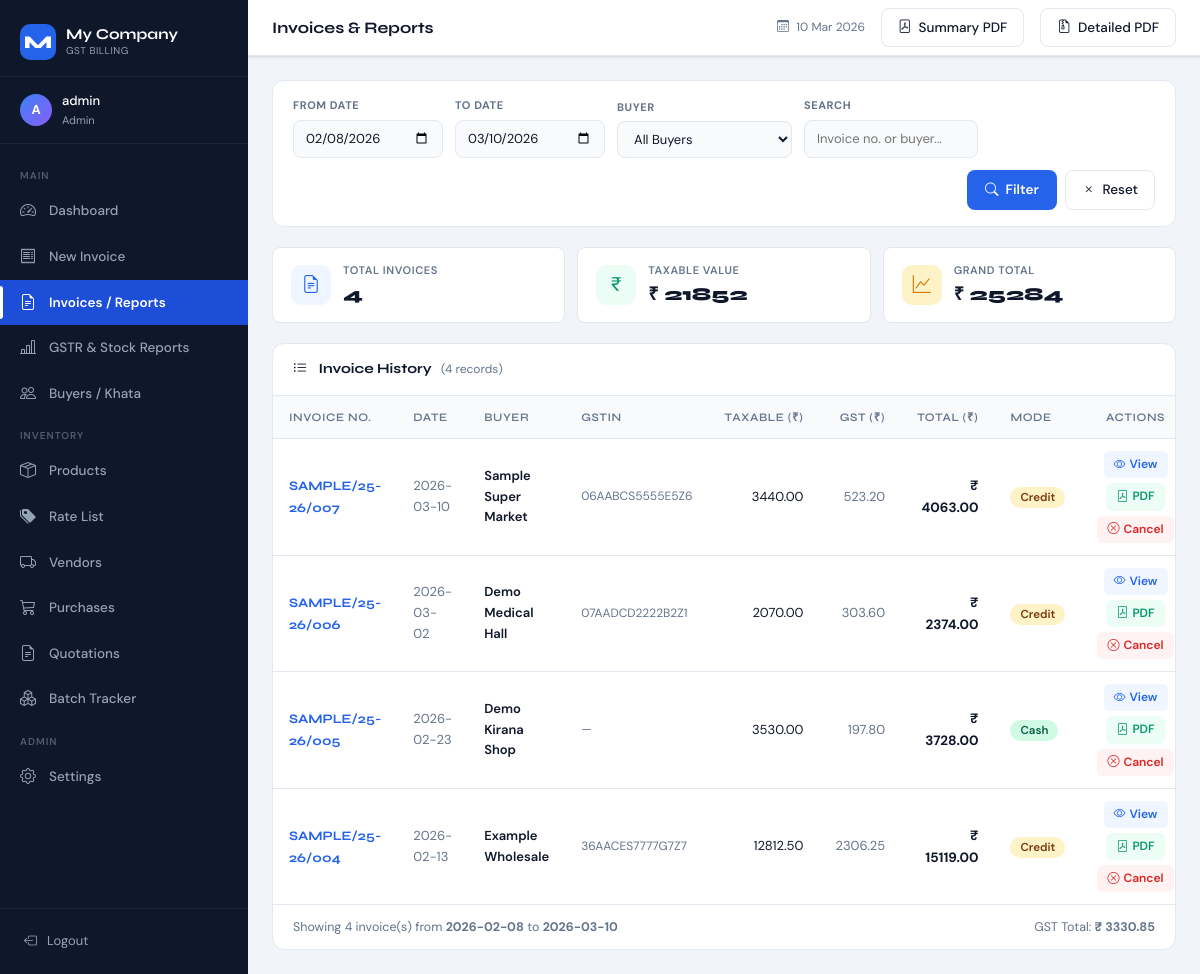
The page /invoices (signed in) on the database its author committed.
### tables this page shows
CREATE TABLE invoices (
    id               INTEGER PRIMARY KEY AUTOINCREMENT,
    invoice_no       TEXT UNIQUE NOT NULL,
    invoice_date     TEXT NOT NULL,
    buyer_id         INTEGER,
    payment_mode     TEXT,
    order_ref        TEXT,
    dispatch_info    TEXT,
    subtotal         REAL NOT NULL DEFAULT 0,
    total_discount   REAL NOT NULL DEFAULT 0,
    total_gst        REAL NOT NULL DEFAULT 0,
    taxable_value    REAL NOT NULL DEFAULT 0,
    total_cgst       REAL NOT NULL DEFAULT 0,
    total_sgst       REAL NOT NULL DEFAULT 0,
    total_igst       REAL NOT NULL DEFAULT 0,
    freight          REAL DEFAULT 0,
    round_off        REAL DEFAULT 0,
    grand_total      REAL NOT NULL DEFAULT 0,
    paid_amount      REAL DEFAULT 0,
    previous_balance REAL DEFAULT 0,
    FOREIGN KEY (buyer_id) REFERENCES buyers(id)
);

CREATE TABLE buyers (
    id              INTEGER PRIMARY KEY AUTOINCREMENT,
    name            TEXT NOT NULL UNIQUE,
    gstin           TEXT,
    address TEXT,
    phone   TEXT,
    email   TEXT,
    state   TEXT,
    opening_balance REAL DEFAULT 0
);

### app.py (the view)
@app.route('/invoices')
@login_required
def invoices():
    start = request.args.get('start', (datetime.now() - timedelta(days=30)).strftime('%Y-%m-%d'))
    end   = request.args.get('end',   datetime.now().strftime('%Y-%m-%d'))
    buyer_id   = request.args.get('buyer_id', None, type=int)
    search_txt = request.args.get('search', '')
    inv_list   = db.get_invoices_by_filter(start, end, buyer_id, search_txt)
    buyers     = db.get_all('buyers')
    total_taxable = sum(i['taxable_value'] for i in inv_list if '[CANCELLED]' not in str(i['invoice_no']))
    total_gst     = sum(i['total_gst']     for i in inv_list if '[CANCELLED]' not in str(i['invoice_no']))
    total_grand   = sum(i['grand_total']   for i in inv_list if '[CANCELLED]' not in str(i['invoice_no']))
    return mrender('invoices.html',
        invoices      = inv_list,
        buyers        = buyers,
        start         = start,
        end           = end,
        buyer_id      = buyer_id,
        search        = search_txt,
        total_taxable = total_taxable,
        total_gst     = total_gst,
        total_grand   = total_grand,
    )

### templates/invoices.html (shortened to what this page needs)
{% extends 'base.html' %}
{% block page_title %}Invoices & Reports{% endblock %}
{% block topbar_actions %}
<a href="{{ url_for('export_summary_pdf', start=start, end=end) }}"
   class="btn-outline-custom" target="_blank">
  <i class="bi bi-file-pdf"></i> Summary PDF
</a>
<a href="{{ url_for('export_detailed_pdf', start=start, end=end) }}"
   class="btn-outline-custom" target="_blank">
  <i class="bi bi-file-earmark-zip"></i> Detailed PDF
</a>
{% endblock %}
{% block content %}
<form method="GET" action="{{ url_for('invoices') }}" id="filterForm">
  <div class="filter-bar">
    <div class="filter-group">
      <label>From Date</label>
      <input type="date" name="start" value="{{ start }}" />
    </div>
    <div class="filter-group">
      <label>To Date</label>
      <input type="date" name="end" value="{{ end }}" />
    </div>
    <div class="filter-group">
      <label>Buyer</label>
      <select name="buyer_id">
        <option value="">All Buyers</option>
      </select>
    </div>
    <div class="filter-group">
      <label>Search</label>
      <input type="text" name="search" value="{{ search }}"
             placeholder="Invoice no. or buyer..." />
    </div>
    <div class="filter-actions">
      <button type="submit" class="btn-primary-custom">
        <i class="bi bi-search"></i> Filter
      </button>
      <a href="{{ url_for('invoices') }}" class="btn-outline-custom">
        <i class="bi bi-x"></i> Reset
      </a>
    </div>
  </div>
</form>
<div class="summary-strip">
  <div class="summary-strip-card">
    <div class="strip-icon" style="background:#eff6ff;color:#2563eb;">
      <i class="bi bi-file-earmark-text"></i>
    </div>
    <div>
      <div class="strip-label">Total Invoices</div>
      {% set ns = namespace(active=0) %}
      {% for inv in invoices %}{% if 'CANCELLED' not in inv.invoice_no %}{% set ns.active = ns.active + 1 %}{% endif %}{% endfor %}
      <div class="strip-val">{{ ns.active }}</div>
    </div>
  </div>
  <div class="summary-strip-card">
    <div class="strip-icon" style="background:#ecfdf5;color:#059669;">
      <i class="bi bi-currency-rupee"></i>
    </div>
    <div>
      <div class="strip-label">Taxable Value</div>
      <div class="strip-val">₹ {{ "%.0f" | format(total_taxable) }}</div>
    </div>
  </div>
  <div class="summary-strip-card">
    <div class="strip-icon" style="background:#fef3c7;color:#d97706;">
      <i class="bi bi-graph-up"></i>
    </div>
    <div>
      <div class="strip-label">Grand Total</div>
      <div class="strip-val">₹ {{ "%.0f" | format(total_grand) }}</div>
    </div>
  </div>
</div>
<div class="inv-table-wrap">
  <div class="table-toolbar">
    <span class="table-toolbar-title">
      <i class="bi bi-list-ul me-2"></i>
      Invoice History
      <span style="font-size:12px;color:var(--text-muted);font-family:var(--font-body);font-weight:400;margin-left:6px;">
        ({{ invoices | length }} records)
      </span>
    </span>
  </div>
  {% if invoices %}
  <div style="overflow-x:auto;">
    <table class="table-custom" id="invTable">
      <thead>
        <tr>
          <th>Invoice No.</th>
          <th>Date</th>
          <th>Buyer</th>
          <th>GSTIN</th>
          <th style="text-align:right;">Taxable (₹)</th>
          <th style="text-align:right;">GST (₹)</th>
          <th style="text-align:right;">Total (₹)</th>
          <th>Mode</th>
          <th style="text-align:center;">Actions</th>
        </tr>
      </thead>
      <tbody>
        {% for inv in invoices %}
        {% set is_cancelled = 'CANCELLED' in inv.invoice_no %}
        <tr class="{{ 'cancelled-row' if is_cancelled else '' }}">
          <td>
            <span style="font-family:var(--font-head);font-size:13px;font-weight:700;color:var(--accent);">
              {{ inv.invoice_no }}
            </span>
          </td>
          <td style="color:var(--text-muted);font-size:13px;">
            {{ inv.invoice_date }}
          </td>
          <td>
            <div style="font-weight:600;font-size:13px;">{{ inv.buyer_name }}</div>
          </td>
          <td style="font-size:12px;color:var(--text-muted);">
            {{ inv.buyer_gstin or '—' }}
          </td>
          <td style="text-align:right;font-size:13px;">
            {{ "%.2f" | format(inv.taxable_value) }}
          </td>
          <td style="text-align:right;font-size:13px;color:var(--text-muted);">
            {{ "%.2f" | format(inv.total_gst) }}
          </td>
          <td style="text-align:right;">
            <strong style="font-size:13.5px;">₹ {{ "%.2f" | format(inv.grand_total) }}</strong>
          </td>
          <td>
            <span class="badge-custom
              {% if inv.get('payment_mode','') == 'Credit' %}badge-warning
              {% elif inv.get('payment_mode','') == 'Cash' %}badge-success
              {% else %}badge-info{% endif %}">
              {{ inv.get('payment_mode','—') }}
            </span>
          </td>
          <td style="text-align:center;">
            <div style="display:flex;gap:5px;justify-content:center;flex-wrap:wrap;">
              <a href="{{ url_for('view_invoice', invoice_id=inv.id) }}"
                 class="action-btn action-btn-view">
                <i class="bi bi-eye"></i> View
              </a>
              {% if not is_cancelled %}
              <a href="{{ url_for('download_invoice_pdf', invoice_id=inv.id) }}"
                 class="action-btn action-btn-pdf" target="_blank">
                <i class="bi bi-file-pdf"></i> PDF
              </a>
              {% if user_role == 'Admin' %}
              <button class="action-btn action-btn-cancel"
                      onclick="confirmCancel({{ inv.id }}, '{{ inv.invoice_no }}')">
                <i class="bi bi-x-circle"></i> Cancel
              </button>
              {% endif %}
              {% endif %}
            </div>
          </td>
        </tr>
        {% endfor %}
      </tbody>
    </table>
  </div>
  <div class="pagination-bar">
    <span>Showing {{ invoices | length }} invoice(s) from <strong>{{ start }}</strong> to <strong>{{ end }}</strong></span>
    <span>GST Total: <strong>₹ {{ "%.2f" | format(total_gst) }}</strong></span>
  </div>
  {% endif %}
</div>
{% endblock %}

### templates/base.html (shortened to what this page needs)
<!DOCTYPE html>
<html lang="en">
<head>
  <link href="https://cdnjs.cloudflare.com/ajax/libs/bootstrap/5.3.2/css/bootstrap.min.css" rel="stylesheet" />
  <link href="https://cdnjs.cloudflare.com/ajax/libs/bootstrap-icons/1.11.3/font/bootstrap-icons.min.css" rel="stylesheet" />
</head>
<body>
  <nav id="sidebar">
    <div class="sidebar-logo d-flex align-items-center">
      <div class="logo-mark">{{ app_name[0]|upper if app_name else 'B' }}</div>
      <div>
        <div class="logo-text">{{ app_name if app_name else 'BillPro' }}</div>
        <div class="logo-sub">GST Billing</div>
      </div>
    </div>
    <div class="sidebar-user">
      <div class="avatar">{{ username[0]|upper if username else 'U' }}</div>
      <div>
        <div class="uname">{{ username }}</div>
        <div class="urole">{{ user_role }}</div>
      </div>
    </div>
    <ul class="sidebar-nav list-unstyled">
      <li class="nav-section-label">Main</li>
      <li class="nav-item">
        <a href="{{ url_for('dashboard') }}"
           class="nav-link-item {% if request.endpoint == 'dashboard' %}active{% endif %}">
          <i class="bi bi-speedometer2"></i>
          <span>Dashboard</span>
        </a>
      </li>
      <li class="nav-item">
        <a href="{{ url_for('billing') }}"
           class="nav-link-item {% if request.endpoint == 'billing' %}active{% endif %}">
          <i class="bi bi-receipt"></i>
          <span>New Invoice</span>
        </a>
      </li>
      <li class="nav-item">
        <a href="{{ url_for('invoices') }}"
           class="nav-link-item {% if request.endpoint in ['invoices','view_invoice'] %}active{% endif %}">
          <i class="bi bi-file-earmark-text"></i>
          <span>Invoices / Reports</span>
        </a>
      </li>
      <li class="nav-item">
        <a href="{{ url_for('reports') }}"
           class="nav-link-item {% if request.endpoint in ['reports','stock_report','gstr1_report','gstr3b_report'] %}active{% endif %}">
          <i class="bi bi-bar-chart-line"></i>
          <span>GSTR & Stock Reports</span>
        </a>
      </li>
      <li class="nav-item">
        <a href="{{ url_for('buyers') }}"
           class="nav-link-item {% if 'buyer' in request.endpoint %}active{% endif %}">
          <i class="bi bi-people"></i>
          <span>Buyers / Khata</span>
        </a>
      </li>
      {% if user_role == 'Admin' %}
      <li class="nav-section-label">Inventory</li>
      <li class="nav-item">
        <a href="{{ url_for('products') }}"
           class="nav-link-item {% if request.endpoint in ['products','add_product','edit_product','product_variations'] %}active{% endif %}">
          <i class="bi bi-box-seam"></i>
          <span>Products</span>
        </a>
      </li>
      <li class="nav-item">
        <a href="{{ url_for('product_rate_list') }}"
           class="nav-link-item {% if request.endpoint == 'product_rate_list' %}active{% endif %}">
          <i class="bi bi-tags-fill"></i>
          <span>Rate List</span>
        </a>
      </li>
      <li class="nav-item">
        <a href="{{ url_for('vendors') }}"
           class="nav-link-item {% if 'vendor' in request.endpoint %}active{% endif %}">
          <i class="bi bi-truck"></i>
          <span>Vendors</span>
        </a>
      </li>
      <li class="nav-item">
        <a href="{{ url_for('purchases') }}"
           class="nav-link-item {% if 'purchase' in request.endpoint %}active{% endif %}">
          <i class="bi bi-cart3"></i>
          <span>Purchases</span>
        </a>
      </li>
      <li class="nav-item">
        <a href="{{ url_for('proforma_list') }}"
           class="nav-link-item {% if 'proforma' in request.endpoint %}active{% endif %}">
          <i class="bi bi-file-earmark-text"></i>
          <span>Quotations</span>
        </a>
      </li>
      <li class="nav-item">
        <a href="{{ url_for('batch_list') }}"
           class="nav-link-item {% if request.endpoint in ['batch_list','batch_history'] %}active{% endif %}">
          <i class="bi bi-boxes"></i>
          <span>Batch Tracker</span>
        </a>
      </li>
      <li class="nav-section-label">Admin</li>
      <li class="nav-item">
        <a href="{{ url_for('settings') }}"
           class="nav-link-item {% if 'setting' in request.endpoint or 'user' in request.endpoint %}active{% endif %}">
          <i class="bi bi-gear"></i>
          <span>Settings</span>
        </a>
      </li>
      {% endif %}
    </ul>
    <div class="sidebar-bottom">
      <a href="{{ url_for('logout') }}">
        <i class="bi bi-box-arrow-left"></i>
        <span>Logout</span>
      </a>
    </div>
  </nav>
  <div id="main-wrapper">
    <div id="topbar">
      <span class="page-title">{% block page_title %}{% endblock %}</span>
      <span class="topbar-date">
        <i class="bi bi-calendar3 me-1"></i>
        {{ now.strftime('%d %b %Y') }}
      </span>
      {% block topbar_actions %}{% endblock %}
    </div>
    <div id="content">
      {% block content %}{% endblock %}
    </div>
  </div>
</body>
</html>

### rows shown on the page
invoices: strftime "10 Mar 2026", invoice_no "SAMPLE/25-26/007", invoice_date "2026-03-10", buyer_name "Sample Super Market", gstin "06AABCS5555E5Z6", taxable_value "3440.00", total_gst "523.20", grand_total "4063.00", get "Credit"
invoices: invoice_no "SAMPLE/25-26/006", invoice_date "2026-03-02", buyer_name "Demo Medical Hall", gstin "07AADCD2222B2Z1", taxable_value "2070.00", total_gst "303.60", grand_total "2374.00", get "Credit"
invoices: invoice_no "SAMPLE/25-26/005", invoice_date "2026-02-23", buyer_name "Demo Kirana Shop", gstin "—", taxable_value "3530.00", total_gst "197.80", grand_total "3728.00", get "Cash"
invoices: invoice_no "SAMPLE/25-26/004", invoice_date "2026-02-13", buyer_name "Example Wholesale", gstin "36AACES7777G7Z7", taxable_value "12812.50", total_gst "2306.25", grand_total "15119.00", get "Credit"

### other values the page prints
{{ app_name[0]|upper if app_name else 'B' }} "M"
{{ app_name if app_name else 'BillPro' }} "My Company"
{{ username[0]|upper if username else 'U' }} "A"
{{ username }} "admin"
{{ user_role }} "Admin"
{{ ns.active }} "4"
{{ "%.0f" | format(total_taxable) }} "21852"
{{ "%.0f" | format(total_grand) }} "25284"
{{ invoices | length }} "4"
{{ start }} "2026-02-08"
{{ end }} "2026-03-10"
{{ "%.2f" | format(total_gst) }} "3330.85"
